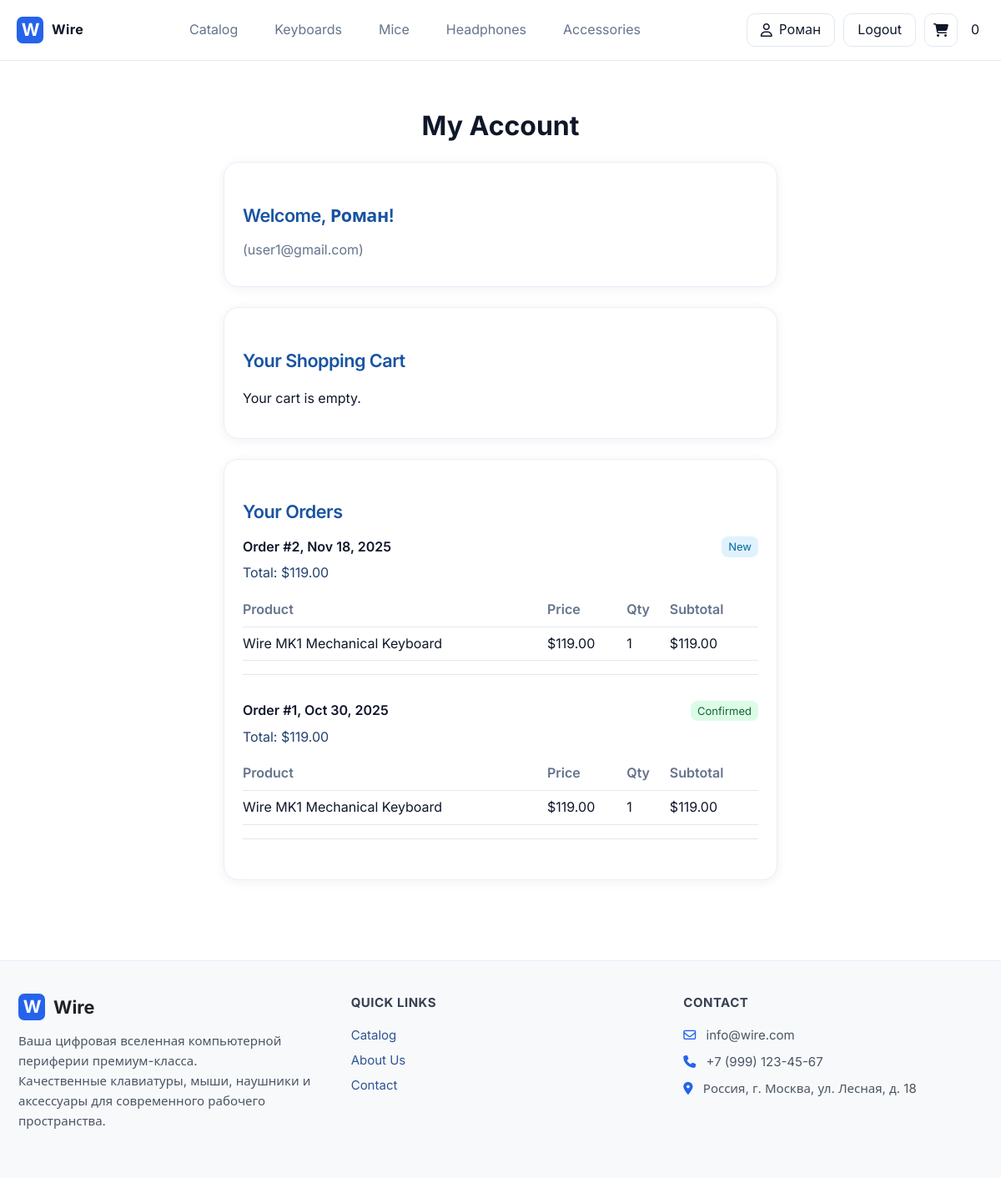
Page /account.php (signed in) on the committed database.
### tables this page shows
CREATE TABLE `orders` (
  `id` int(11) NOT NULL,
  `user_id` int(11) DEFAULT NULL,
  `customer_name` varchar(200) NOT NULL,
  `address` text NOT NULL,
  `phone` varchar(64) NOT NULL,
  `payment_method` varchar(32) NOT NULL,
  `total` decimal(10,2) NOT NULL,
  `status` enum('new','confirmed','rejected') NOT NULL DEFAULT 'new',
  `created_at` datetime NOT NULL
);

CREATE TABLE `order_items` (
  `id` int(11) NOT NULL,
  `order_id` int(11) NOT NULL,
  `product_id` int(11) NOT NULL,
  `price` decimal(10,2) NOT NULL,
  `quantity` int(11) NOT NULL
);

CREATE TABLE `products` (
  `id` int(11) NOT NULL,
  `name` varchar(200) NOT NULL,
  `category` enum('keyboards','mice','headphones','accessories') NOT NULL,
  `price` decimal(10,2) NOT NULL,
  `image` varchar(500) DEFAULT '',
  `description` text DEFAULT NULL,
  `specs` text DEFAULT NULL,
  `sold` int(11) NOT NULL DEFAULT 0,
  `created_at` datetime NOT NULL
);

### includes/functions.php (called while the page is built, shortened)
<?php
require_once __DIR__ . '/db.php';
function get_user(): ?array {
    return $_SESSION['user'] ?? null;
}
function products_from_cart(): array {
    if (!$_SESSION['cart']) return [];
    $ids = array_keys($_SESSION['cart']);
    $placeholders = implode(',', array_fill(0, count($ids), '?'));
    $types = str_repeat('i', count($ids));
    global $mysqli;
    $stmt = $mysqli->prepare("SELECT * FROM products WHERE id IN ($placeholders)");
    $stmt->bind_param($types, ...$ids);
    $stmt->execute();
    $result = $stmt->get_result()->fetch_all(MYSQLI_ASSOC);
    return $result;
}
?>

### includes/db.php (called while the page is built, shortened)
<?php
function e(string $s): string { return htmlspecialchars($s, ENT_QUOTES | ENT_SUBSTITUTE, 'UTF-8'); }
?>

### account.php (the view, shortened to what this page needs)
<?php
require_once __DIR__ . '/includes/header.php';
$u = get_user();
$cartItems = products_from_cart();
$userId = (int)$u['id'];
global $mysqli;
$stmt = $mysqli->prepare('SELECT * FROM orders WHERE user_id = ? ORDER BY id DESC');
$stmt->bind_param('i', $userId);
$stmt->execute();
$orders = $stmt->get_result()->fetch_all(MYSQLI_ASSOC);
function order_badge($status) {
    $cl = $status == 'confirmed' ? 'badge-green' : ($status == 'rejected' ? 'badge-red' : 'badge-blue');
    return '<span class="badge ' . $cl . '">' . ucfirst($status) . '</span>';
}
?>
<div class="account-main-center">
  <section class="section">
    <h2 class="section-title account-title">My Account</h2>
    <div class="card account-card">
      <h3 class="account-header">Welcome, <?php echo e($u['name']); ?>!</h3>
      <div style="margin-bottom:12px;color:var(--muted);">(<?php echo e($u['email']); ?>)</div>
    </div>
    <div class="card account-card">
      <h3 class="account-header">Your Shopping Cart</h3>
      <?php if (!$cartItems): ?>
        <p>Your cart is empty.</p>
      <?php endif; ?>
    </div>
    <div class="card account-card">
      <h3 class="account-header">Your Orders</h3>
      <?php if (!$orders): ?>
        <p>No orders yet.</p>
      <?php else: ?>
        <?php foreach ($orders as $order): ?>
          <div class="order-block">
            <div class="order-head">
              <span class="order-number">Order #<?php echo (int)$order['id']; ?>, <?php echo date('M j, Y', strtotime($order['created_at'])); ?></span>
              <?php echo order_badge($order['status']); ?>
            </div>
            <div class="order-total">Total: $<?php echo number_format((float)$order['total'],2); ?></div>
            <?php
            $oi_stmt = $mysqli->prepare('SELECT oi.*, p.name FROM order_items oi LEFT JOIN products p ON oi.product_id=p.id WHERE oi.order_id=?');
            $oi_stmt->bind_param('i', $order['id']);
            $oi_stmt->execute();
            $items = $oi_stmt->get_result()->fetch_all(MYSQLI_ASSOC);
            ?>
            <div class="table-responsive"><table style="margin-top:6px;">
              <thead><tr><th>Product</th><th>Price</th><th>Qty</th><th>Subtotal</th></tr></thead>
              <tbody>
              <?php foreach ($items as $it): ?>
                <tr>
                  <td><?php echo e($it['name'] ?? 'Deleted'); ?></td>
                  <td>$<?php echo number_format((float)$it['price'], 2); ?></td>
                  <td><?php echo (int)$it['quantity']; ?></td>
                  <td>$<?php echo number_format((float)$it['price'] * (int)$it['quantity'], 2); ?></td>
                </tr>
              <?php endforeach; ?>
              </tbody>
            </table></div>
          </div>
        <?php endforeach; ?>
      <?php endif; ?>
    </div>
  </section>
</div>
<?php require_once __DIR__ . '/includes/footer.php'; ?>

### assets/css/style.css (style rules this page uses)
:root { --bg: #ffffff; --text: #0f172a; --muted: #64748b; --blue: #007BFF; --blue-dark: #0056B3; --card: #ffffff; --border: #e2e8f0; --shadow: 0 8px 24px rgba(0, 0, 0, 0.06); --radius: 14px; --radius-sm: 10px; --radius-lg: 18px; }
* { box-sizing: border-box; }
html, body { height: 100%; }
body { margin: 0; font-family: Inter, system-ui, -apple-system, Segoe UI, Roboto, Arial, sans-serif; color: var(--text); background: var(--bg); line-height: 1.6; }
.section { padding: 32px 0; }
.section-title { font-size: 22px; margin: 0 0 16px; }
.card { border: 1px solid var(--border); border-radius: var(--radius); background: var(--card); box-shadow: var(--shadow); overflow: hidden; transition: transform 0.3s cubic-bezier(0.4, 0, 0.2, 1), box-shadow 0.3s cubic-bezier(0.4, 0, 0.2, 1), border-color 0.3s ease; animation: fadeInUp 0.5s ease-out; }
table { width: 100%; border-collapse: collapse; }
th, td { text-align: left; padding: 12px; border-bottom: 1px solid var(--border); }
th { font-weight: 600; color: var(--muted); }

### includes/footer.php (style rules this page uses)
html, body { height: 100%; }
body { min-height: 100vh; display: flex; flex-direction: column; }

### account.php (style rules this page uses)
.account-main-center { max-width: 680px; margin: 0 auto; padding: 20px 8px 40px; }
.account-title { font-size: 2.0rem; font-weight: 700; margin-bottom: 18px; text-align:center; }
.account-card { border-radius: 18px; box-shadow: 0 2.5px 14px 0 rgba(0,36,80,.06); padding: 24px 22px 18px 22px; margin-bottom: 24px; background: white; border: 1px solid #e6effa; }
.account-header { font-size: 1.35rem; font-weight: 600; color: #1853A1; margin-bottom: 12px; letter-spacing:-0.5px; }
.order-block { margin-bottom:30px; padding-bottom:16px; border-bottom: 1px solid #e0e7ef; }
.order-head { display:flex; justify-content:space-between; align-items:center; margin-bottom:6px; }
.order-number { font-weight:600; }
.order-total { color:#234372; margin-bottom:5px; }
.badge-blue { background:#e0f2fe; color:#0369a1; padding:2px 8px; border-radius:8px; font-size:13px; }
.badge-green { background:#dcfce7; color:#166534; padding:2px 8px; border-radius:8px; font-size:13px; }
.table-responsive { overflow-x:auto; }
table { min-width:340px; border-collapse:collapse; }
td, th { padding:7px 7px 7px 0; }

### rows in the picture
orders: id "2", created_at "Nov 18, 2025", status "New", total "119.00"
order_items: product.name "Wire MK1 Mechanical Keyboard", price "119.00", quantity "1", (float)$it['price']*(int)$it['quantity'] "119.00"
orders: id "1", created_at "Oct 30, 2025", status "Confirmed", total "119.00"
order_items: product.name "Wire MK1 Mechanical Keyboard", price "119.00", quantity "1", (float)$it['price']*(int)$it['quantity'] "119.00"

### other values in the picture
$u['name'] "Роман"
$count "0"
$u['email'] "user1@gmail.com"
